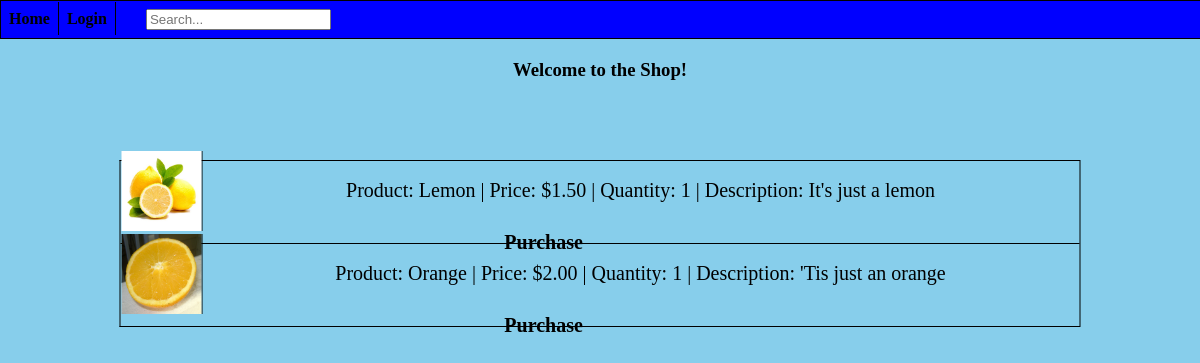
The page / on the database its author committed.
### tables this page shows
CREATE TABLE `shop` (
  `productID` int NOT NULL,
  `userID` int NOT NULL,
  `item` varchar(255) NOT NULL,
  `price` float(7,2) NOT NULL,
  `description` varchar(255) NOT NULL,
  `quantity` int NOT NULL,
  `imgPath` varchar(255) NOT NULL
);

### index.php (the view, shortened to what this page needs)
<?php
require('header.php');
if(isset($_POST['searchBar'])){
	$search = $_POST['searchBar'];
	$search = '%' . $search . '%';
	$stmt = $db->prepare("SELECT * FROM shop WHERE item LIKE ?");
	$stmt->bind_param("s", $search);
	$stmt->execute();
	$result = $stmt->get_result();
	while($row = $result->fetch_assoc()){
		echo("<tr><td class='shoptd'><img src='" . $row['imgPath'] . "' /><div class='shopItem'>" . "Product: " .  $row['item'] . " | Price: $" . $row['price'] .  " | Quantity: " . $row['quantity'] . " | Description: ". $row['description'] . "</div><a href='" . ENC_URL . "purchase.php?id=" . $row['productID'] . "' style='margin-left:40%;'/>Purchase</td></tr>");
	}
}
else{
	$stmt = $db->query("SELECT * FROM shop");
	while($row = $stmt->fetch_assoc()){
		echo("<tr><td class='shoptd'><img src='" . $row['imgPath'] . "' /><div class='shopItem'>" . "Product: " .  $row['item'] . " | Price: $" . $row['price'] .  " | Quantity: " . $row['quantity'] . " | Description: ". $row['description'] . "</div><a href='" . ENC_URL . "purchase.php?id=" . $row['productID'] . "' style='margin-left:40%;'/>Purchase</td></tr>");
	}
}
echo("		</table>
		</div>
	</body>
</html>")
?>

### css/project.css (style rules this page uses)
body { margin:0; height: 100%; background:skyblue; overflow-x: hidden; }
.indexWelcome { text-align: center; position:absolute; left:50%; top:5%; -webkit-transform:translate(-50%,0); transform:translate(-50%,0); }
.shopDiv { border: 1px solid black; border-right: none; width: 80%; height: auto; position:absolute; left:50%; top:20%; -webkit-transform:translate(-50%,0); transform:translate(-50%,0); }
.productTable { margin: 0 auto; width: 100%; border-collapse: collapse; }
.productTable tr { border-bottom: 1px solid black; }
.productTable tr:last-child { border-bottom: none; }
.productTable td { height: 50px; border-right: 1px solid black; }
.shoptd { font-size: 20px; }
.shopItem { height:100%; text-align: center; display: flex; justify-content: center; align-items: center; }
.shoptd img { display: inline-block; height: 80px; width: 80px; float: left; border-right: 1px solid black; }
a:link { color: black; font-weight: bold; text-decoration: none; }

### rows shown on the page
shop: imgPath (picture), item "Lemon", price "1.50", quantity "1", description "It's just a lemon"
shop: imgPath (picture), item "Orange", price "2.00", quantity "1", description "'Tis just an orange"
